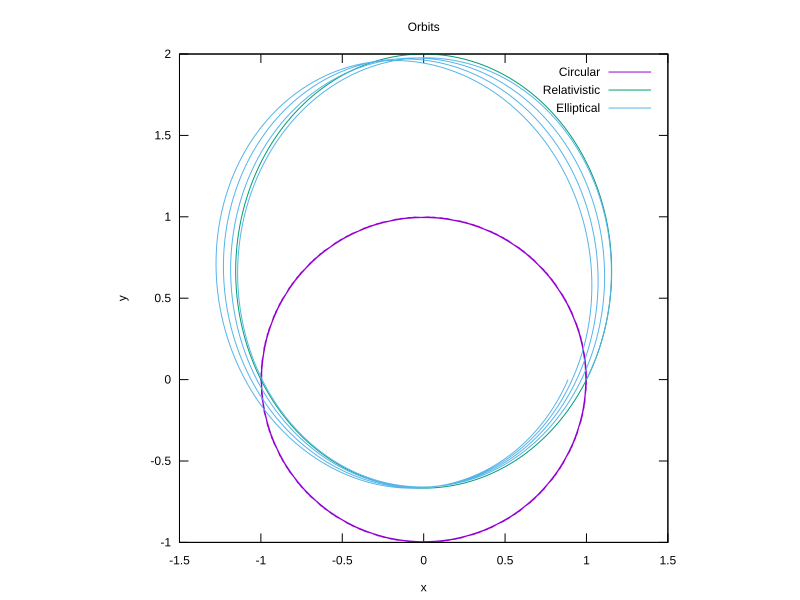

Here is the gnuplot script that generated this plot:
set terminal svg size 800,600 background "white"

set output "dif_eq.svg"
set title "Solving differential equation"
set xlabel "x"
set ylabel "y"
plot "out.data" using 1:2 with lines lw 3 title "numerical", \
     "out.data" using 1:3 with lines lw 3 title "exact"

set output "example_pend.svg"
set title "Solving example pendulum"
set xlabel "x"
set ylabel "y"
plot "pendulum.data" using 1:2 with lines lw 3 title "theta(t)", \
     "pendulum.data" using 1:3 with lines lw 3 title "omega(t)"

set output "orbit.svg"
set size square
set title "Orbits"
set xlabel "x"
set ylabel "y"

plot \
"orbit.data" index 0 using (1/$2)*cos($1):(1/$2)*sin($1) with lines title "Circular", \
"orbit.data" index 1 using (1/$2)*cos($1):(1/$2)*sin($1) with lines title "Relativistic", \
"orbit.data" index 2 using (1/$2)*cos($1):(1/$2)*sin($1) with lines title "Elliptical"
